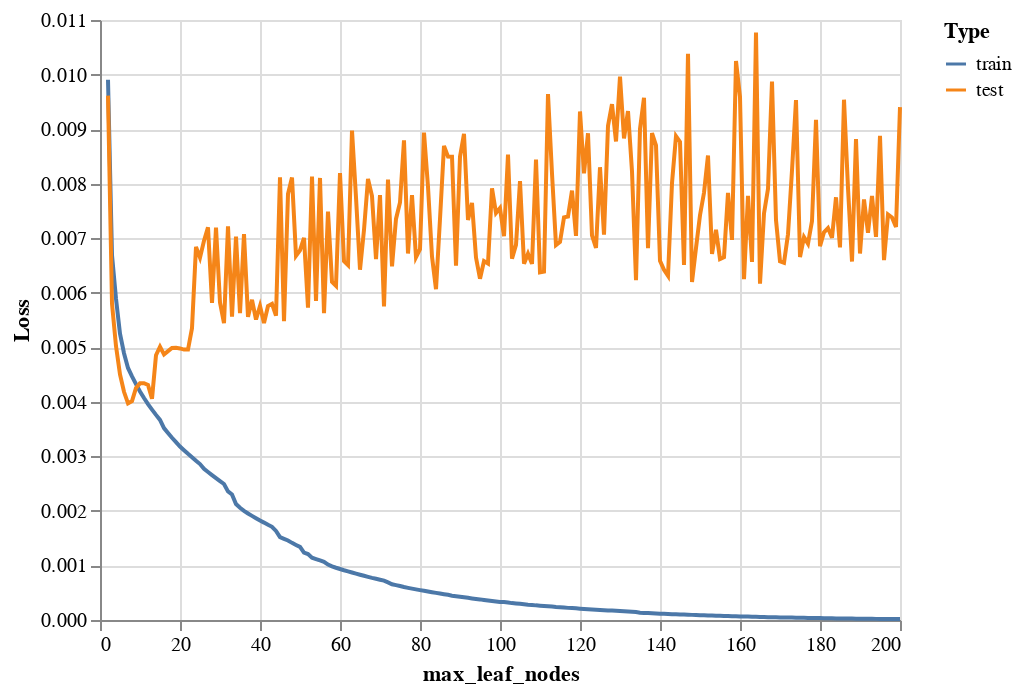

Here is the notebook cell this chart was saved with:
### Code cell
import altair as alt
alt.Chart(df_melted).mark_line().encode(
    x="max_leaf_nodes",
    y="Loss",
    color=alt.Color("Type", scale=alt.Scale(domain=["train", "test"]))
)

### Figure 1 — Vega-Lite specification as saved in the notebook (floating-point values rounded to 4 significant figures; data arrays with more than 128 entries replaced by an {"elided": "..."} marker saying what was removed)
{"config": {"view": {"continuousWidth": 400, "continuousHeight": 300}}, "data": {"name": "data-4b5a41b387d076c2577710a76e4e0702"}, "mark": "line", "encoding": {"color": {"field": "Type", "scale": {"domain": ["train", "test"]}, "type": "nominal"}, "x": {"field": "max_leaf_nodes", "type": "quantitative"}, "y": {"field": "Loss", "type": "quantitative"}}, "$schema": "https://vega.github.io/schema/vega-lite/v4.17.0.json", "datasets": {"data-4b5a41b387d076c2577710a76e4e0702": {"elided": "398 records"}}}
